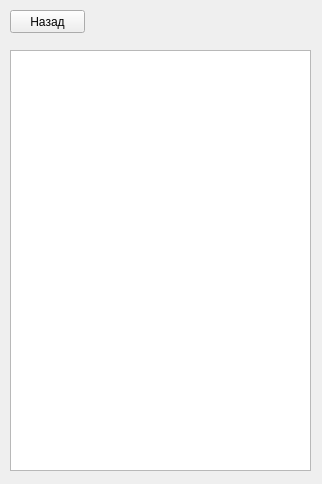
<?xml version="1.0" encoding="UTF-8"?>
<ui version="4.0">
    <class>Form</class>
    <widget class="QWidget" name="Form">
        <property name="geometry">
            <rect>
                <x>0</x>
                <y>0</y>
                <width>322</width>
                <height>484</height>
            </rect>
        </property>
        <property name="sizePolicy">
            <sizepolicy hsizetype="Fixed" vsizetype="Fixed">
                <horstretch>0</horstretch>
                <verstretch>0</verstretch>
            </sizepolicy>
        </property>
        <property name="windowTitle">
            <string>Form</string>
        </property>
        <widget class="QTableWidget" name="tableWidget">
            <property name="geometry">
                <rect>
                    <x>10</x>
                    <y>50</y>
                    <width>301</width>
                    <height>421</height>
                </rect>
            </property>
        </widget>
        <widget class="QPushButton" name="exit_btn">
            <property name="geometry">
                <rect>
                    <x>10</x>
                    <y>10</y>
                    <width>75</width>
                    <height>23</height>
                </rect>
            </property>
            <property name="text">
                <string>Назад</string>
            </property>
        </widget>
    </widget>
    <resources/>
    <connections/>
</ui>
